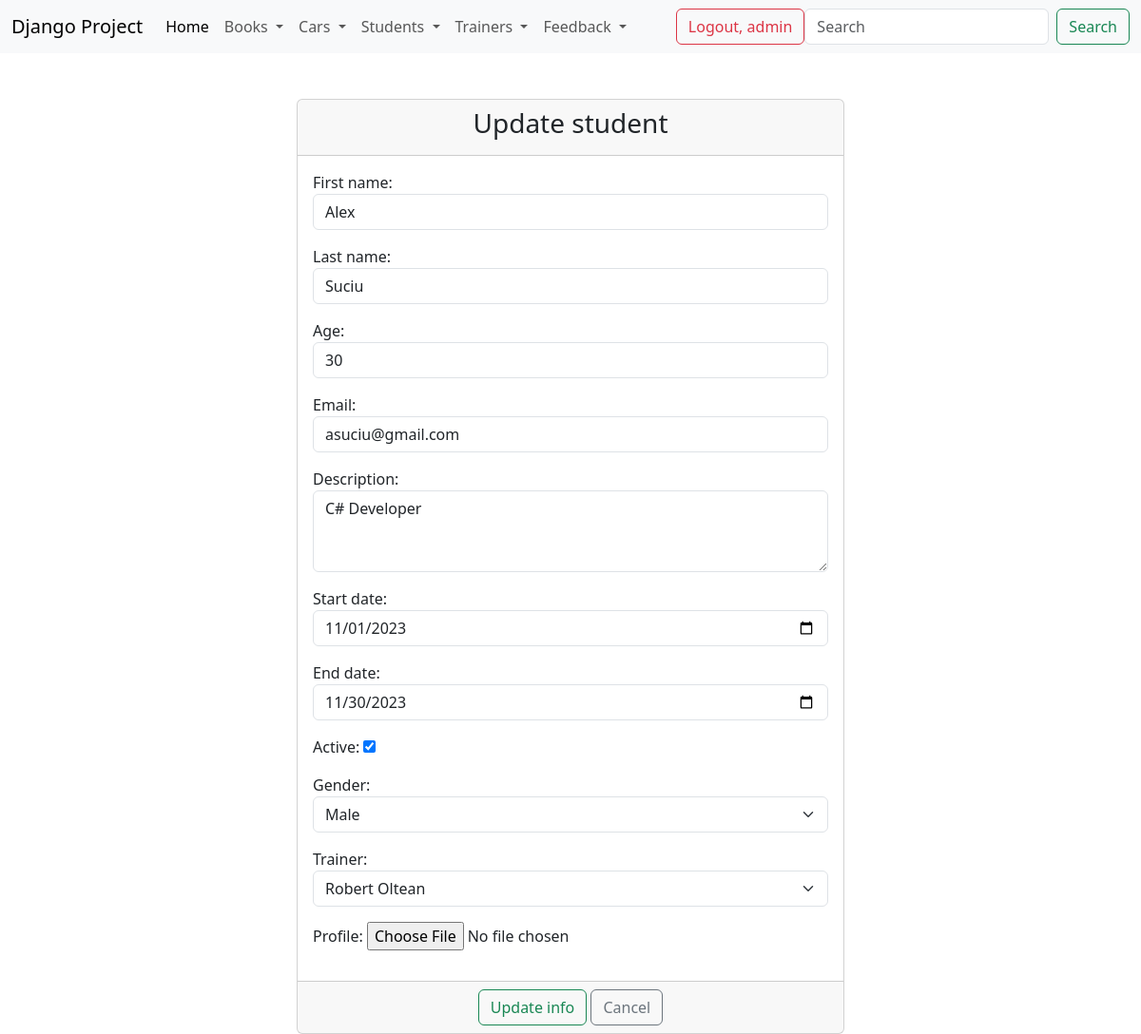
The page /update_student/6/ (signed in) on the database its author committed.
### student/models.py (models this page shows, shortened)
class Student(models.Model):
    gender_options = (
        ('male', 'Male'),
        ('female', 'Female')
    )
    first_name = models.CharField(max_length=30)
    last_name = models.CharField(max_length=30)
    age = models.IntegerField()
    email = models.EmailField(max_length=50)
    description = models.TextField(max_length=500)
    start_date = models.DateField()
    end_date = models.DateField()
    active = models.BooleanField(default=True)
    gender = models.CharField(choices=gender_options, max_length=6)
    trainer = models.ForeignKey(Trainer, on_delete=models.CASCADE, null=True)
    created_at = models.DateTimeField(auto_now_add=True)
    updated_at = models.DateTimeField(auto_now=True)
    profile = models.ImageField(upload_to='profiles/', null=True, blank=True)

### trainer/models.py (models this page shows, shortened)
class Trainer(models.Model):
    department_options = (
        ('backend', 'Backend'),
        ('frontend', 'Frontend'),
        ('network', 'Network')
    )
    first_name = models.CharField(max_length=20)
    last_name = models.CharField(max_length=20)
    course = models.CharField(max_length=40)
    email = models.EmailField(max_length=40)
    department = models.CharField(choices=department_options, max_length=8)
    active = models.BooleanField(default=True)
    profile = models.ImageField(upload_to='profiles/', null=True, blank=True)
    created_at = models.DateTimeField(auto_now_add=True)
    updated_at = models.DateTimeField(auto_now=True)
    def __str__(self):
        return f'{self.first_name} {self.last_name}'

### student/views.py (the view)
# urls.py: path('update_student/<int:pk>/', views.StudentUpdateView.as_view(), name='update-student'),
class StudentUpdateView(LoginRequiredMixin, UpdateView):
    template_name = 'student/update_student.html'
    model = Student
    form_class = StudentUpdateForm
    success_url = reverse_lazy('list-of-students')

### student/forms.py
class StudentUpdateForm(forms.ModelForm):
    class Meta:
        model = Student
        fields = '__all__'  # in formular se vor regasi toate fieldurile in ordinea definita in models.py
        widgets = {
            'first_name': TextInput(attrs={'class': 'form-control', 'placeholder': 'Please enter your first name'}),
            'last_name': TextInput(attrs={'class': 'form-control', 'placeholder': 'Please enter your last name'}),
            'age': NumberInput(attrs={'class': 'form-control', 'placeholder': 'Please enter your age'}),
            'email': EmailInput(attrs={'class': 'form-control', 'placeholder': 'Please enter your email'}),
            'description': Textarea(
                attrs={'class': 'form-control', 'placeholder': 'Please enter your description', 'rows': 3}),
            'start_date': DateInput(attrs={'class': 'form-control', 'type': 'date'}),
            'end_date': DateInput(attrs={'class': 'form-control', 'type': 'date'}),
            'gender': Select(attrs={'class': 'form-select'}),
            'trainer': Select(attrs={'class': 'form-select'}),
        }

### templates/student/update_student.html (shortened to what this page needs)
{% extends 'base.html' %}
{% block content %}
    <div class="container-fluid">
        <div class="row">
            <div class="col-md-6 offset-md-3">
                <br><br>
                <div class="card">
                    <div class="card-header">
                        <h3 class="text-center">Update student</h3>
                    </div>
                    <form method="post" enctype="multipart/form-data">
                        <div class="card-body">
                            {{ form.as_p }}
                        </div>
                        <div class="card-footer text-center">
                            <button type="submit" class="btn btn-outline-success">Update info</button>
                            <a href="{% url 'list-of-students' %}" class="btn btn-outline-secondary">Cancel</a>
                        </div>
                    </form>
                </div>
            </div>
        </div>
    </div>
{% endblock %}

### templates/navbar.html (shortened to what this page needs)
<nav class="navbar navbar-expand-lg bg-body-tertiary">
    <div class="container-fluid">
        <a class="navbar-brand" href="#">Django Project</a>
        <div class="collapse navbar-collapse" id="navbarSupportedContent">
            <ul class="navbar-nav me-auto mb-2 mb-lg-0">
                <li class="nav-item">
                    <a class="nav-link active" aria-current="page" href="{% url 'home' %}">Home</a>
                </li>
                {% if user.is_authenticated %}
                    <li class="nav-item dropdown">
                        <a class="nav-link dropdown-toggle" href="#" role="button" data-bs-toggle="dropdown"
                           aria-expanded="false">
                            Books
                        </a>
                    </li>
                    <li class="nav-item dropdown">
                        <a class="nav-link dropdown-toggle" href="#" role="button" data-bs-toggle="dropdown"
                           aria-expanded="false">
                            Cars
                        </a>
                    </li>
                    <li class="nav-item dropdown">
                        <a class="nav-link dropdown-toggle" href="#" role="button" data-bs-toggle="dropdown"
                           aria-expanded="false">
                            Students
                        </a>
                    </li>
                    <li class="nav-item dropdown">
                        <a class="nav-link dropdown-toggle" href="#" role="button" data-bs-toggle="dropdown"
                           aria-expanded="false">
                            Trainers
                        </a>
                    </li>
                    <li class="nav-item dropdown">
                        <a class="nav-link dropdown-toggle" href="#" role="button" data-bs-toggle="dropdown"
                           aria-expanded="false">
                            Feedback
                        </a>
                    </li>
                {% endif %}
            </ul>
            {% if user.is_authenticated %}
                <div>
                    <a href="{% url 'logout' %}" class="btn btn-outline-danger">Logout, {{ user.username }}</a>
                </div>
            {% else %}
                <div>
                    <a href="{% url 'login' %}" class="btn btn-outline-success">Login</a>
                    <a href="{% url 'signup' %}" class="btn btn-outline-secondary">Sign Up</a>
                </div>
            {% endif %}
            <form class="d-flex" role="search">
                <input class="form-control me-2" type="search" placeholder="Search" aria-label="Search">
                <button class="btn btn-outline-success" type="submit">Search</button>
            </form>
        </div>
    </div>
</nav>

### rows shown on the page
Student: first_name "Alex", last_name "Suciu", age "30", email "asuciu@gmail.com", description "C# Developer", start_date "11/01/2023", end_date "11/30/2023", active "☑", gender "Male", trainer "Robert Oltean"

### other values the page prints
{{ user.username }} "admin"
